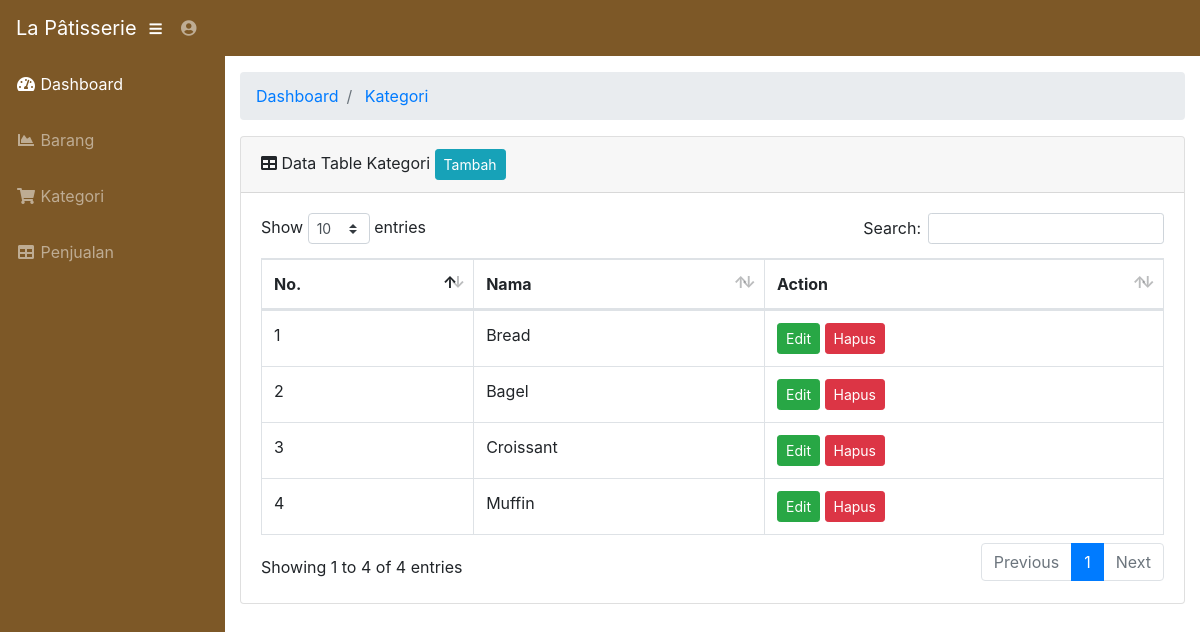
Page /admin/kategori.php (signed in) on the committed database.
### tables this page shows
CREATE TABLE `kategori` (
  `id_kategori` int(6) NOT NULL,
  `nama_kategori` varchar(50) NOT NULL
);

### admin/kategori.php (the view, shortened to what this page needs)
<?php
    require "includes/header.php";
?>
            <div class="container-fluid">
                <ol class="breadcrumb">
                    <li class="breadcrumb-item">
                        <a href="index.php">Dashboard</a>
                    </li>
                    <li class="breadcrumb-item active">
                        <a href="kategori.php">Kategori</a>
                    </li>
                </ol>
                <div class="card mb-3">
                    <div class="card-header">
                        <i class="fas fa-table"></i> Data Table Kategori
                        <a href="kategori_tambah.php" class="btn btn-sm btn-info">Tambah</a>
                    </div>
                    <div class="card-body">
                        <div class="table-responsive">
                            <table class="table table-bordered" id="dataTable" width="100%" cellspacing="0">
                                <thead>
                                    <tr>
                                        <th>No.</th>
                                        <th>Nama</th>
                                        <th>Action</th>
                                    </tr>
                                </thead>
                                <tbody>
                                    <?php
                                        $query = mysqli_query($connect, "SELECT * FROM kategori");
                                        $data = mysqli_fetch_assoc($query);
                                        if(mysqli_num_rows($query) > 0)
                                        {
                                            $no = 1;
                                            do
                                            {
                                                ?>
                                                <tr>
                                                    <td><?=$no++;?></td>
                                                    <td><?=$data['nama_kategori'];?></td>
                                                    <td>
                                                        <a href="kategori_edit.php?id=<?=$data['id_kategori'];?>"class="btn btn-sm btn-success">Edit<a>
                                                        <a href="kategori_delete.php?id=<?=$data['id_kategori'];?>"class="btn btn-sm btn-danger">Hapus<a>
                                                    </td>
                                                </tr>
                                                <?php
                                            }
                                            while($data = mysqli_fetch_assoc($query));
                                        }
                                        else
                                        {
                                            echo "<tr><td colspan='3'><center>Belum ada data!</center></td></tr>";
                                        }
                                    ?>
                                </tbody>
                            </table>
                        </div>
                    </div>
                </div>
            </div>
        </div>
    </div>
</body>
</html>

### rows in the picture
kategori: nama_kategori "Bread"
kategori: nama_kategori "Bagel"
kategori: nama_kategori "Croissant"
kategori: nama_kategori "Muffin"
